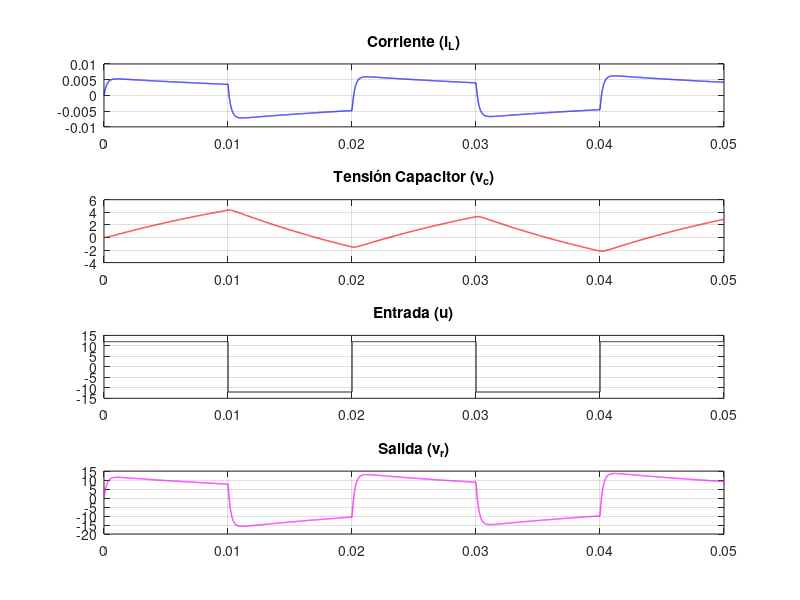

Here is the MATLAB script that generated this plot:
close all; clear; clc;

% --- Parámetros de diseño (Tus valores reales) ---
R = 2200; L = 500e-3; Cap = 10e-6; vin = 12;   

% --- Espacio de estados ---
A = [-R/L -1/L; 1/Cap 0];  
B = [1/L; 0];              
C = [R 0];                 
D = 0;                     


polos = eig(A);
% tR es la constante de tiempo (inversa de la parte real del polo)
tR = 1 / max(abs(real(polos))); 

% Si pones tint = tR/100 y tR es muy chico, 
% el bucle puede tardar mucho. tR/100 es ideal.
tint = tR / 100; 

% --- Configuración de Simulación ---
tsim = 0.05;         
t = 0:tint:tsim;    % Creamos el vector tiempo primero
N = length(t);      % Medimos cuántos puntos hay

% --- Pre-asignación (ESTO ES CLAVE para que aparezca la gráfica) ---
% Creamos los vectores del mismo tamaño que 't'
u = zeros(1, N);
Il = zeros(1, N);
Vcl = zeros(1, N);
y = zeros(1, N);

x = [0; 0]; % Estado inicial
Tswitch = 0.01; 

% --- Bucle de Simulación ---
for i = 1:N-1
    % Entrada cuadrada
    if mod(floor(t(i)/Tswitch), 2) == 0
        u(i) = 12;
    else
        u(i) = -12;
    end
    
    % Euler
    xp = A*x + B*u(i);
    x = x + xp*tint;
    
    % Guardar (usamos i+1 para no pisar el estado inicial)
    Il(i+1) = x(1);
    Vcl(i+1) = x(2);
    y(i+1) = C*x;
end
u(N) = u(N-1); % Completamos el último punto de la entrada

% --- Gráficas ---
figure(1)
subplot(4,1,1); plot(t, Il, 'b', 'LineWidth', 1); title('Corriente (i_L)'); grid on;
subplot(4,1,2); plot(t, Vcl, 'r', 'LineWidth', 1); title('Tensión Capacitor (v_c)'); grid on;
subplot(4,1,3); plot(t, u, 'k'); title('Entrada (u)'); grid on; ylim([-15 15]);
subplot(4,1,4); plot(t, y, 'm', 'LineWidth', 1); title('Salida (v_r)'); grid on;
